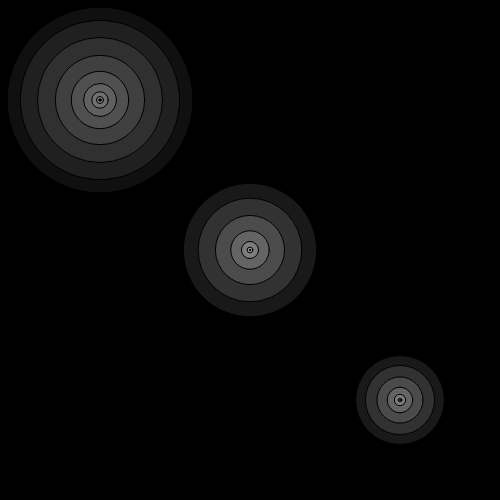
Frame 1 (no input)
Frame 60 (no input): identical to frame 1, image omitted
Frame 120 (the mouse pressed at the canvas centre since frame 60): identical to frame 1, image omitted

The p5.js sketch that drew this single still picture (run headless with seeded random() and noise() and a simulated clock; from frame 60 on, the mouse is pressed at the canvas centre):

// p5.js sketch
// ── sketch.js
var circleX;
var circleY;
var speedX;
var speedY;

function setup() {
  createCanvas(500,500);
  circleX=0;
  circleY=0;
  speedX=1.5;
  speedY=1.4;

}


function drawCircle(x,y,numOfCircles,circleSize){
  //drawing a circle.

  for(var i=0;i<numOfCircles;i=i+1){
    var step= i/(numOfCircles-1);//0-1;
    circleSize=circleSize*(1-step);

    fill(step*225);
    ellipse(x,y,circleSize,circleSize);

  }
}


function draw() {
  background(0);

  drawCircle(100,100, 15,200 );
  drawCircle(width/2,height/2, 10,150);
  drawCircle(400,400, 10,100 );


}
